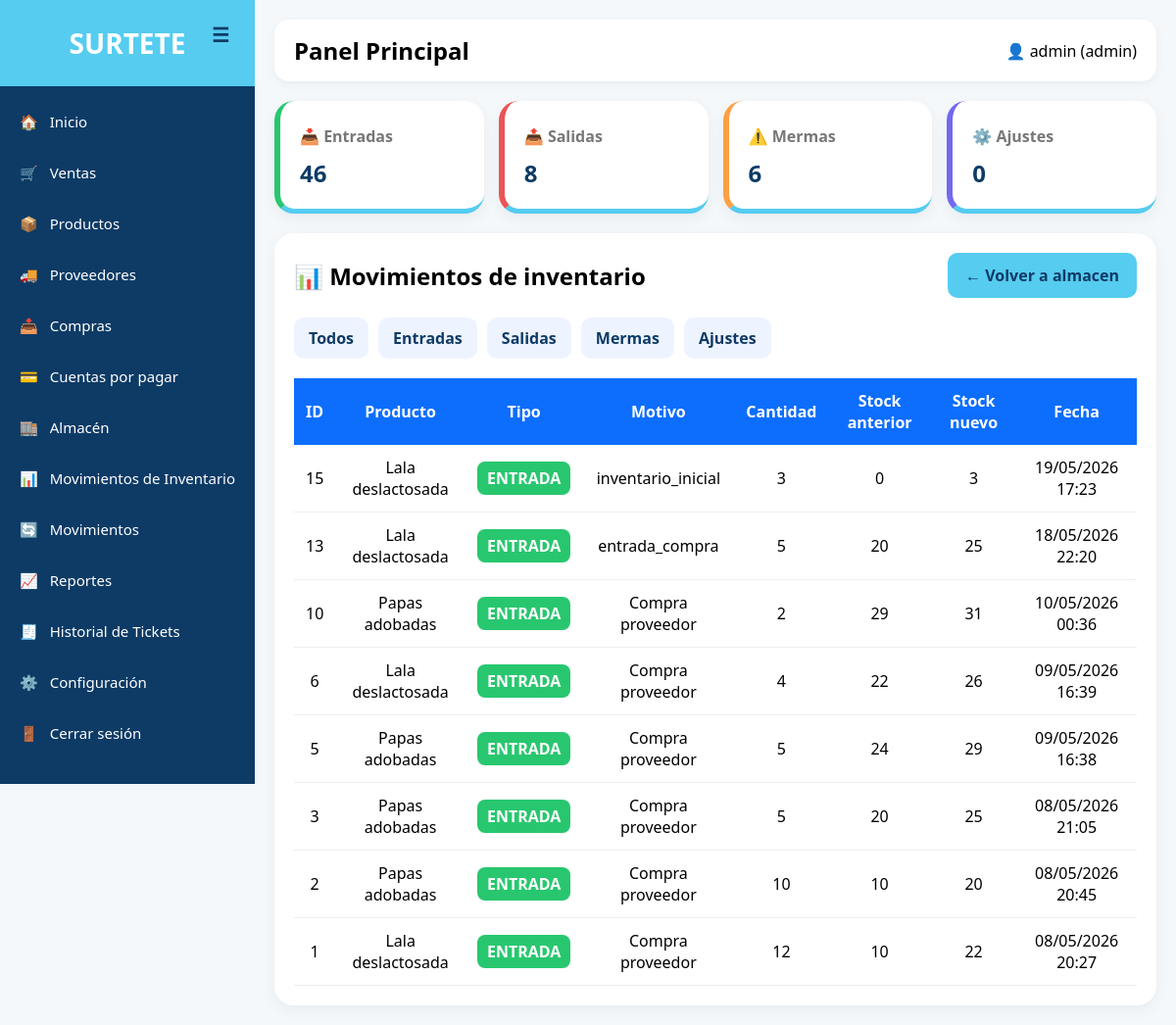
/inventario/index.php?tipo=entrada (signed in), run on the app's committed database.
### tables this page shows
CREATE TABLE `movimientos_inventario` (
  `id` int(11) NOT NULL,
  `producto_id` int(11) NOT NULL,
  `lote_id` int(11) DEFAULT NULL,
  `usuario_id` int(11) DEFAULT NULL,
  `tipo` enum('entrada','salida','ajuste','merma','devolucion') NOT NULL,
  `motivo` varchar(255) DEFAULT NULL,
  `cantidad` int(11) NOT NULL,
  `stock_anterior` int(11) NOT NULL,
  `stock_nuevo` int(11) NOT NULL,
  `referencia_id` int(11) DEFAULT NULL,
  `referencia_tabla` varchar(50) DEFAULT NULL,
  `fecha` timestamp NOT NULL DEFAULT current_timestamp()
);

CREATE TABLE `productos` (
  `id` int(11) NOT NULL,
  `codigo_barras` varchar(50) DEFAULT NULL,
  `nombre` varchar(150) NOT NULL,
  `descripcion` text DEFAULT NULL,
  `precio_compra` decimal(10,2) DEFAULT NULL,
  `precio_venta` decimal(10,2) DEFAULT NULL,
  `stock` int(11) DEFAULT 0,
  `categoria_id` int(11) DEFAULT NULL
);

### inventario/index.php (the view, shortened to what this page needs)
<?php
include("../config/db.php");
$filtro = "";
if(isset($_GET['tipo']) && $_GET['tipo'] != ''){
    $tipo = $_GET['tipo'];
    $filtro = " WHERE movimientos_inventario.tipo = '$tipo' ";
}
$sql = "
SELECT
movimientos_inventario.*,
productos.nombre AS producto
FROM movimientos_inventario
INNER JOIN productos
ON movimientos_inventario.producto_id = productos.id
$filtro
ORDER BY movimientos_inventario.id DESC
";
$stmt = $conexion->query($sql);
$movimientos = $stmt->fetchAll();
$entradas = $conexion->query("
SELECT IFNULL(SUM(cantidad),0) total
FROM movimientos_inventario
WHERE tipo = 'entrada'
")->fetch()['total'];
$salidas = $conexion->query("
SELECT IFNULL(SUM(cantidad),0) total
FROM movimientos_inventario
WHERE tipo = 'salida'
")->fetch()['total'];
$mermas = $conexion->query("
SELECT IFNULL(SUM(cantidad),0) total
FROM movimientos_inventario
WHERE tipo = 'merma'
")->fetch()['total'];
$ajustes = $conexion->query("
SELECT IFNULL(SUM(cantidad),0) total
FROM movimientos_inventario
WHERE tipo = 'ajuste'
")->fetch()['total'];
?>
<!DOCTYPE html>
<html lang="es">
<head>
<link rel="stylesheet" href="../assets/css/style.css">
</head>
<body>
<?php include("../includes/sidebar.php"); ?>
<div class="main">
<?php include("../includes/topbar.php"); ?>
<div class="cards">
    <div class="card entrada">
        <p>📥 Entradas</p>
        <h2><?php echo $entradas; ?></h2>
    </div>
    <div class="card salida">
        <p>📤 Salidas</p>
        <h2><?php echo $salidas; ?></h2>
    </div>
    <div class="card merma">
        <p>⚠️ Mermas</p>
        <h2><?php echo $mermas; ?></h2>
    </div>
    <div class="card ajuste">
        <p>⚙️ Ajustes</p>
        <h2><?php echo $ajustes; ?></h2>
    </div>
</div>
<div class="table-container">
<div class="top-actions">
<h2>📊 Movimientos de inventario</h2>
<a href="../almacen/index.php" class="btn">
← Volver a almacen
</a>
</div>
<div class="filtros" style="margin-bottom:20px;">
<a href="index.php">Todos</a>
<a href="?tipo=entrada">Entradas</a>
<a href="?tipo=salida">Salidas</a>
<a href="?tipo=merma">Mermas</a>
<a href="?tipo=ajuste">Ajustes</a>
</div>
<table>
<thead>
<tr>
<th>ID</th>
<th>Producto</th>
<th>Tipo</th>
<th>Motivo</th>
<th>Cantidad</th>
<th>Stock anterior</th>
<th>Stock nuevo</th>
<th>Fecha</th>
</tr>
</thead>
<tbody>
<?php foreach($movimientos as $m): ?>
<?php
$clase = "tipo-ajuste";
if($m['tipo'] == 'entrada'){
    $clase = "tipo-entrada";
}
?>
<tr>
<td><?php echo $m['id']; ?></td>
<td><?php echo $m['producto']; ?></td>
<td>
<span class="tipo <?php echo $clase; ?>">
<?php echo strtoupper($m['tipo']); ?>
</span>
</td>
<td><?php echo $m['motivo']; ?></td>
<td><?php echo $m['cantidad']; ?></td>
<td><?php echo $m['stock_anterior']; ?></td>
<td><?php echo $m['stock_nuevo']; ?></td>
<td>
<?php echo date("d/m/Y H:i", strtotime($m['fecha'])); ?>
</td>
</tr>
<?php endforeach; ?>
</tbody>
</table>
</div>
</div>
</body>
</html>

### assets/css/style.css (style rules this page uses)
* { margin:0; padding:0; box-sizing:border-box; }
body { font-family:'Segoe UI',sans-serif; background:#f4f8fb; }
.main { margin-left:240px; padding:20px; }
.cards { display:grid; grid-template-columns:repeat(auto-fit,minmax(220px,1fr)); gap:20px; }
.card { background:white; border-radius:20px; padding:25px; transition:.3s; cursor:pointer; border-bottom:5px solid #55ccf0; box-shadow:0 5px 15px rgba(0,0,0,0.05); }
.card p { color:#777; margin-top:5px; }

### inventario/index.php (style rules this page uses)
.cards { display:grid; grid-template-columns:repeat(4,1fr); gap:15px; margin-bottom:20px; }
.card { background:white; padding:20px; border-radius:20px; box-shadow:0 5px 15px rgba(0,0,0,0.05); }
.card h2 { margin-top:10px; color:#0d3b66; }
.card p { color:#777; font-weight:bold; }
.entrada { border-left:6px solid #28c76f; }
.salida { border-left:6px solid #ea5455; }
.merma { border-left:6px solid #ff9f43; }
.ajuste { border-left:6px solid #7367f0; }
.table-container { background:white; padding:20px; border-radius:20px; box-shadow:0 5px 15px rgba(0,0,0,0.05); }
.top-actions { display:flex; justify-content:space-between; align-items:center; margin-bottom:20px; }
.btn { background:#55ccf0; color:#0d3b66; padding:12px 18px; text-decoration:none; border-radius:10px; font-weight:bold; }
.filtros { display:flex; gap:10px; }
.filtros a { padding:10px 15px; border-radius:10px; text-decoration:none; background:#eef4ff; color:#0d3b66; font-weight:bold; }
table { width:100%; border-collapse:collapse; }
table th { background:#0d6efd; color:white; padding:12px; }
table td { padding:12px; border-bottom:1px solid #eee; text-align:center; }
.tipo { padding:6px 10px; border-radius:8px; color:white; font-weight:bold; }
.tipo-entrada { background:#28c76f; }

### includes/sidebar.php (style rules this page uses)
.main { margin-left:260px; transition:.3s; padding:20px; }

### data on the page
movimientos_inventario: id "15", producto.nombre "Lala deslactosada", tipo "ENTRADA", motivo "inventario_inicial", cantidad "3", stock_anterior "0", stock_nuevo "3", fecha "19/05/2026 17:23"
movimientos_inventario: id "13", producto.nombre "Lala deslactosada", tipo "ENTRADA", motivo "entrada_compra", cantidad "5", stock_anterior "20", stock_nuevo "25", fecha "18/05/2026 22:20"
movimientos_inventario: id "10", producto.nombre "Papas adobadas", tipo "ENTRADA", motivo "Compra proveedor", cantidad "2", stock_anterior "29", stock_nuevo "31", fecha "10/05/2026 00:36"
movimientos_inventario: id "6", producto.nombre "Lala deslactosada", tipo "ENTRADA", motivo "Compra proveedor", cantidad "4", stock_anterior "22", stock_nuevo "26", fecha "09/05/2026 16:39"
movimientos_inventario: id "5", producto.nombre "Papas adobadas", tipo "ENTRADA", motivo "Compra proveedor", cantidad "5", stock_anterior "24", stock_nuevo "29", fecha "09/05/2026 16:38"
movimientos_inventario: id "3", producto.nombre "Papas adobadas", tipo "ENTRADA", motivo "Compra proveedor", cantidad "5", stock_anterior "20", stock_nuevo "25", fecha "08/05/2026 21:05"
movimientos_inventario: id "2", producto.nombre "Papas adobadas", tipo "ENTRADA", motivo "Compra proveedor", cantidad "10", stock_anterior "10", stock_nuevo "20", fecha "08/05/2026 20:45"
movimientos_inventario: id "1", producto.nombre "Lala deslactosada", tipo "ENTRADA", motivo "Compra proveedor", cantidad "12", stock_anterior "10", stock_nuevo "22", fecha "08/05/2026 20:27"

### other printed values
$_SESSION['usuario'] "admin"
$_SESSION['rol'] "admin"
$entradas "46"
$salidas "8"
$mermas "6"
$ajustes "0"
